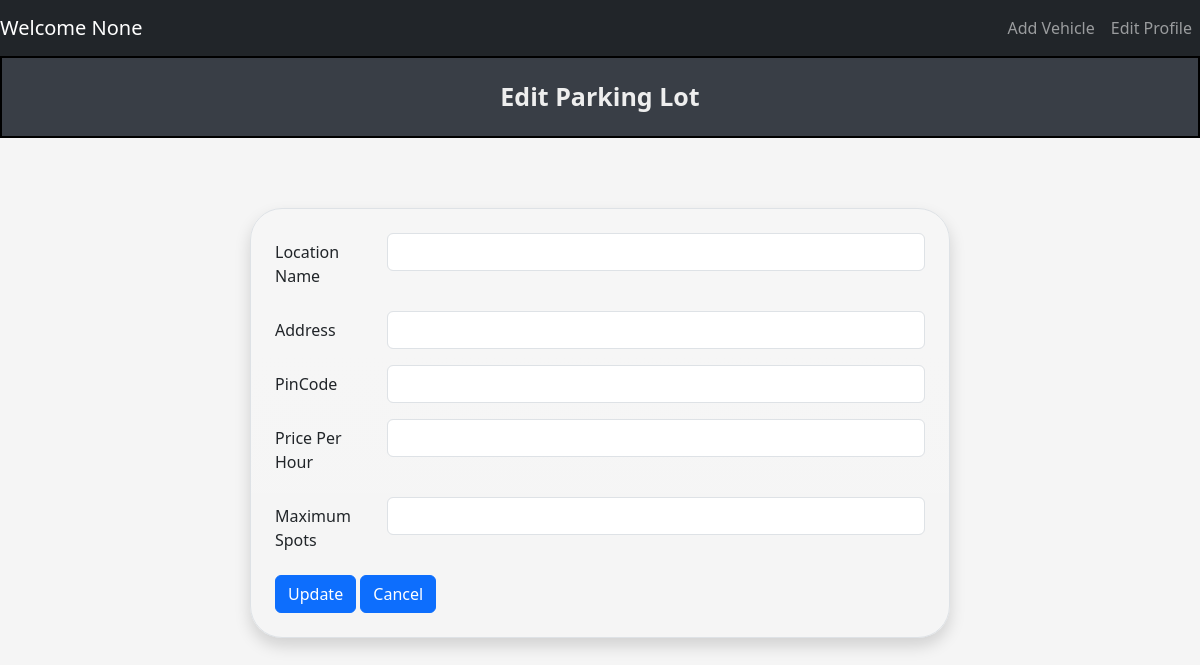
The page /admin/edit?lot_id=1 on the database as committed earlier.
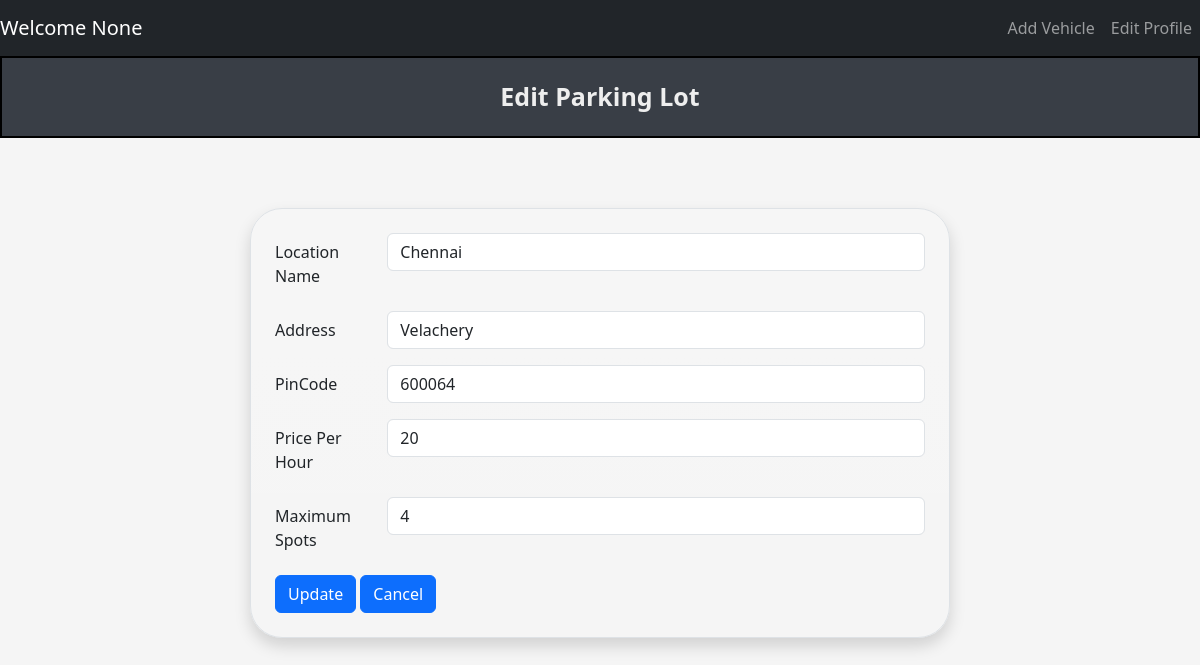
The same page on the database as committed later.
### tables this page shows
CREATE TABLE ParkingLot (
            lot_id INTEGER PRIMARY KEY AUTOINCREMENT,
            location_name TEXT NOT NULL,
            address TEXT NOT NULL,
            pincode TEXT NOT NULL,
            price INTEGER NOT NULL, 
            maxSpots INTEGER NOT NULL
        );

### controllers/admin_controller.py (the view, shortened to what this page needs)
@admin.route('/admin/edit', methods=['GET', 'POST'])
def editSpot():
    lot_id = request.args.get('lot_id', type=int)
    print("Lot id : ", lot_id)
    parkinglotdata = fetch_parking_lot(lot_id)
    return render_template("admin/editParkinglot.html", parking_lot_data = parkinglotdata, lot_id = lot_id)

### models/parking_lot.py (called while the page is built)
def fetch_parking_lot(lot_id):
    connection = sqlite3.connect(DATABASE_PARKING)
    cur = connection.cursor()
    cur.execute(
        '''
            Select * from ParkingLot where lot_id = (?)
        ''',(lot_id,)
    )
    parkinglotData = cur.fetchone()
    connection.commit()
    connection.close()
    return parkinglotData

### templates/admin/editParkinglot.html (shortened to what this page needs)
{% extends "navbar.html" %}
{% block content %}
    <div class="title"> Edit Parking Lot </div>
    <div style="padding: 50px;" class="d-flex justify-content-center align-items-center min-vh-50">
        <form id="lotForm" class="border p-4 bg-gradient rounded-5 shadow" style="width: 100%; max-width: 700px;">
            <div class="row mb-3">
                <label for="locationName" class="col-sm-2 col-form-label">Location Name</label>
                <div class="col-sm-10">
                    <input type="text" class="form-control" id="locationName" value="{{ parking_lot_data[1] }}" required>
                </div>
            </div>
            <div class="row mb-3">
                <label for="address" class="col-sm-2 col-form-label">Address</label>
                <div class="col-sm-10">
                    <input type="text" class="form-control" id="address" value = "{{parking_lot_data[2]}}"required>
                </div>
            </div>
            <div class="row mb-3">
                <label for="pincode" class="col-sm-2 col-form-label">PinCode</label>
                <div class="col-sm-10">
                    <input type="number" class="form-control" id="pincode" value="{{parking_lot_data[3]}}" required>
                </div>
            </div>
            <div class="row mb-3">
                <label for="pricePerHour" class="col-sm-2 col-form-label">Price Per Hour</label>
                <div class="col-sm-10">
                    <input type="number" class="form-control" id="pricePerHour" value="{{parking_lot_data[4]}}" required>
                </div>
            </div>
            <div class="row mb-3">
                <label for="maxSpots" class="col-sm-2 col-form-label">Maximum Spots</label>
                <div class="col-sm-10">
                    <input type="number" class="form-control" id="maxSpots" value="{{parking_lot_data[5]}}" required>
                </div>
            </div>
      <span>
        <button id="update" type="submit" class="btn btn-primary" >Update</button>
        <button id="cancel" type="button" class="btn btn-primary" onclick="window.location.href='/admin/dashboard'">Cancel</button>
      </span>
    </form>
  </div>
{% endblock %}

### templates/navbar.html (shortened to what this page needs)
<!DOCTYPE html>
<html lang="en">
  <head>
    <link href="https://cdn.jsdelivr.net/npm/bootstrap@5.3.0/dist/css/bootstrap.min.css" rel="stylesheet">
    <link rel="stylesheet" href="{{ url_for('static', filename='css/style.css') }}">
</head>
<body>
  <nav class="navbar navbar-expand-lg navbar-dark bg-dark">
  <a class="navbar-brand" href="#">
    Welcome
    {{ session.get('name') }}</a>
  <div
  style= "justify-content: right;"
  class="collapse navbar-collapse" id="navbarSupportedContent">
    <ul class="navbar-nav mr-auto">
      <li class="nav-item active">
        <a class="nav-link" href="{{ url_for('user.addVehicle') }}"> Add Vehicle </a>
      </li>
      <li class="nav-item active">
        <a class="nav-link" href="#">Edit Profile</a>
      </li>
    </ul>
  </div>
</nav>
  {% block content %} {% endblock %}
</body>
</html>

### static/css/style.css (style rules this page uses)
body { background-color: #f5f5f5; justify-content: center; }
.title { background-color: #393E46; border: 2px solid black; text-align: center; padding: 20px; font-weight: bold; font-size: 25px; margin-bottom: 20px; color: #EEEEEE; }

Rows that differ between the two databases and show on the page:
added ParkingLot: location_name "Chennai", address "Velachery", pincode "600064", price "20", maxSpots "4"
